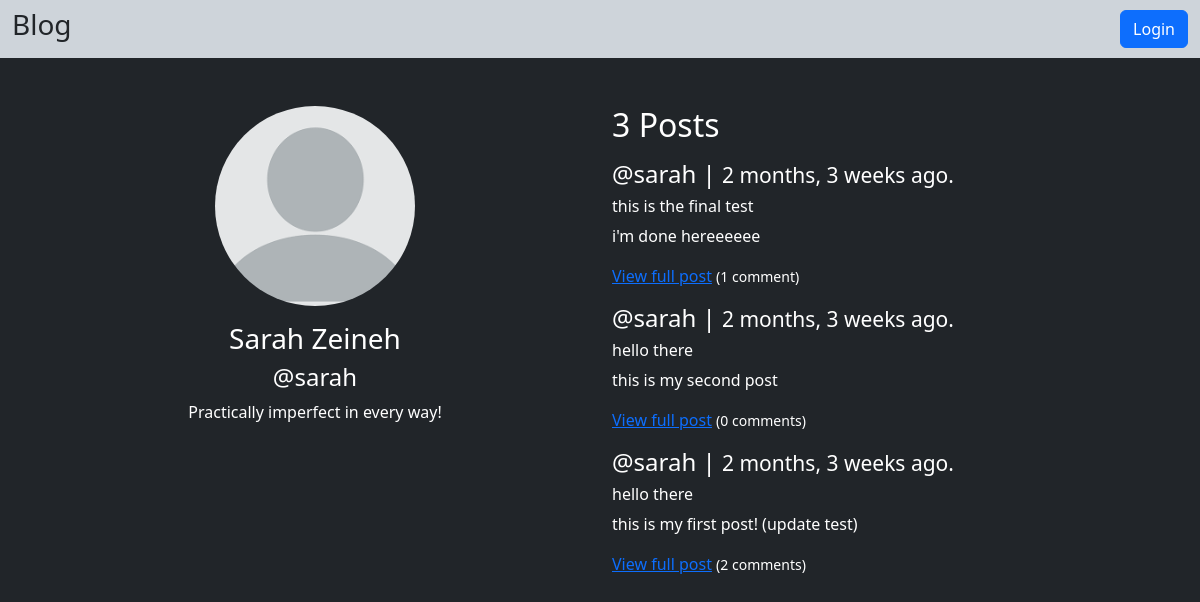
The page /user_profile/9/ on the database its author committed.
### base/models.py (models this page shows, shortened)
class Profile(models.Model):
    user = models.OneToOneField(User, on_delete=models.CASCADE)
    image = models.ImageField(default='default.png', upload_to='profiles/', blank=True, null=True)
    bio = models.TextField(blank=True, null=True)

class Post(models.Model):
    author = models.ForeignKey(User, on_delete=models.CASCADE)
    title = models.CharField(max_length=200)
    content = models.TextField(blank=True, null=True)
    created = models.DateTimeField(auto_now_add=True)

### base/views.py (the view)
# urls.py: path('user_profile/<int:pk>/', views.userProfile, name='user-profile'),
def userProfile(request, pk):
    user = User.objects.get(id=pk)
    posts = user.post_set.all().order_by('-created')
    context = {'user':user, 'posts':posts}
    return render(request, 'base/user_profile.html', context)

### base/templates/base/user_profile.html (shortened to what this page needs)
{% extends "base.html" %}
{% block body %}
<div class="container">
    <div class="row">
        <div class="col-md-6">
            <div class="text-center mt-5">
                <img src="{{user.profile.image.url}}" class="img-fluid rounded-circle mb-3" alt="profile" width="200" height="200">
                {% if user.first_name and user.last_name %}
                <h3>{{user.first_name}} {{user.last_name}}</h3>
                {% endif %}
                <h4>@{{user.username}}</h4>
                {% if user.profile.bio %}
                <p>{{user.profile.bio}}</p>
                {% endif %}
            </div>
        </div>
        <div class="col-md-6">
            <h2 class=" mt-5">{{ posts.count }} Post{{ posts.count|pluralize }}</h2>
            {% for post in posts %}
            <div class="mt-3 mb-3">
                <div class="row ">
                    <div class="col-md-10">
                        <h4>@{{ post.author }} | <small>{{ post.created|timesince }} ago.</small></h4>
                        <h6>{{ post.title }}</h6>
                        <p>{{ post.content }}</p>
                        <a href="{% url 'view-post' post.id %}" >View full post</a> <small>({{ post.comment_set.count }} comment{{ post.comment_set.count|pluralize }})</small>
                    </div>
                </div>
            </div>
            {% endfor %}
        </div>
    </div>
</div>
{% endblock body %}

### rows shown on the page
Post: author "sarah", created "2 months, 3 weeks", title "this is the final test", content "i'm done hereeeeee", comment_set.count "1"
Post: author "sarah", created "2 months, 3 weeks", title "hello there", content "this is my second post", comment_set.count "0"
Post: author "sarah", created "2 months, 3 weeks", title "hello there", content "this is my first post! (update test)", comment_set.count "2"

### other values the page prints
{{ user.first_name }} "Sarah"
{{ user.last_name }} "Zeineh"
{{ user.username }} "sarah"
{{ user.profile.bio }} "Practically imperfect in every way!"
{{ posts.count }} "3"
